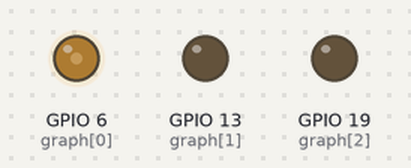
A program run on a simulated Raspberry Pi (BCM pin numbers). On the bench: output pins drawn as LEDs (lit = HIGH). At 5.0 s the program stops and its outputs stay as they are.

Above: at 0.1 s.
At 1.1 s:
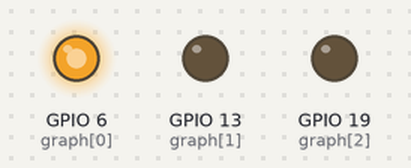
At 2.1 s:
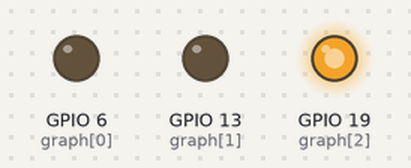
At 3.1 s:
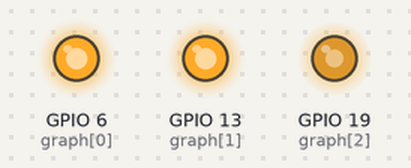
At 5.1 s:
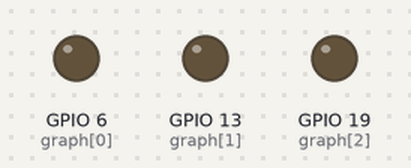
Timing chart, 0 to 6.5 s (numbered marks = the images above):
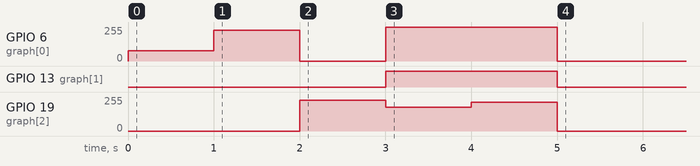

Measured:
- by itself, GPIO 13 (graph[1]): LOW → HIGH at 3.0 s, → LOW 2.0 s later
- by itself, GPIO 19 (graph[2]): 0/255 → 229/255 at 2.0 s, → 179/255 1.0 s later, → 217/255 1.0 s later, → 0/255 1.0 s later
- by itself, GPIO 6 (graph[0]): 0/255 → 77/255 at 0.00 s, → 229/255 1.0 s later, → 0/255 1.0 s later, → 255/255 1.0 s later, … (5 changes in this stretch)

The program:

ex05_bargraph.py
```python
from gpiozero import LEDBarGraph
from time import sleep

graph = LEDBarGraph(6, 13, 19, pwm=True)

graph.value = 1/10 # (0.5, 0, 0, 0, 0)
sleep(1)
graph.value = 3/10 # (1, 0.5, 0, 0, 0)
sleep(1)
graph.value = -3/10 # (0, 0, 0, 0.5, 1)
sleep(1)
graph.value = 9/10 # (1, 1, 1, 1, 0.5)
sleep(1)
graph.value = 95/100 # (1, 1, 1, 1, 0.75)
sleep(1)
```
